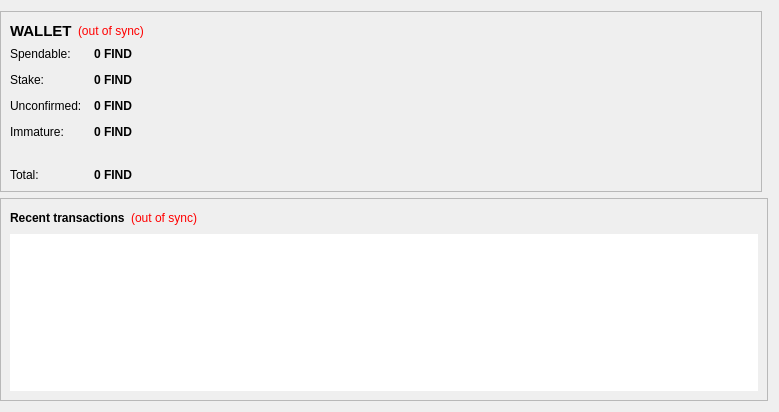
<?xml version="1.0" encoding="UTF-8"?>
<ui version="4.0">
 <class>OverviewPage</class>
 <widget class="QWidget" name="OverviewPage">
  <property name="geometry">
   <rect>
    <x>0</x>
    <y>0</y>
    <width>779</width>
    <height>412</height>
   </rect>
  </property>
  <property name="windowTitle">
   <string>Form</string>
  </property>
  <layout class="QGridLayout" name="gridLayout">
   <property name="leftMargin">
    <number>0</number>
   </property>
   <item row="0" column="0">
    <widget class="QFrame" name="walletContainer">
     <property name="sizePolicy">
      <sizepolicy hsizetype="Preferred" vsizetype="Maximum">
       <horstretch>0</horstretch>
       <verstretch>0</verstretch>
      </sizepolicy>
     </property>
     <property name="maximumSize">
      <size>
       <width>16777215</width>
       <height>220</height>
      </size>
     </property>
     <property name="frameShape">
      <enum>QFrame::StyledPanel</enum>
     </property>
     <property name="frameShadow">
      <enum>QFrame::Raised</enum>
     </property>
     <layout class="QVBoxLayout" name="verticalLayout_4">
      <item>
       <layout class="QHBoxLayout" name="walletHeader">
        <item>
         <widget class="QLabel" name="label_5">
          <property name="font">
           <font>
            <pointsize>11</pointsize>
            <weight>75</weight>
            <bold>true</bold>
           </font>
          </property>
          <property name="styleSheet">
           <string notr="true">background-color: transparent;</string>
          </property>
          <property name="text">
           <string>WALLET</string>
          </property>
         </widget>
        </item>
        <item>
         <widget class="QLabel" name="labelWalletStatus">
          <property name="toolTip">
           <string>The displayed information may be out of date. Your wallet automatically synchronizes with the FindYouCoin network after a connection is established, but this process has not completed yet.</string>
          </property>
          <property name="styleSheet">
           <string notr="true">QLabel { color: red;Background-color:transparent }</string>
          </property>
          <property name="text">
           <string notr="true">(out of sync)</string>
          </property>
          <property name="alignment">
           <set>Qt::AlignLeading|Qt::AlignLeft|Qt::AlignVCenter</set>
          </property>
         </widget>
        </item>
        <item>
         <spacer name="horizontalSpacer_2">
          <property name="orientation">
           <enum>Qt::Horizontal</enum>
          </property>
          <property name="sizeHint" stdset="0">
           <size>
            <width>40</width>
            <height>20</height>
           </size>
          </property>
         </spacer>
        </item>
       </layout>
      </item>
      <item>
       <layout class="QFormLayout" name="walletStatus">
        <property name="fieldGrowthPolicy">
         <enum>QFormLayout::AllNonFixedFieldsGrow</enum>
        </property>
        <property name="horizontalSpacing">
         <number>12</number>
        </property>
        <property name="verticalSpacing">
         <number>12</number>
        </property>
        <item row="0" column="0">
         <widget class="QLabel" name="label">
          <property name="styleSheet">
           <string notr="true">background-color: transparent;</string>
          </property>
          <property name="text">
           <string>Spendable:</string>
          </property>
         </widget>
        </item>
        <item row="0" column="1">
         <widget class="QLabel" name="labelBalance">
          <property name="font">
           <font>
            <weight>75</weight>
            <bold>true</bold>
           </font>
          </property>
          <property name="cursor">
           <cursorShape>IBeamCursor</cursorShape>
          </property>
          <property name="toolTip">
           <string>Your current spendable balance</string>
          </property>
          <property name="styleSheet">
           <string notr="true"/>
          </property>
          <property name="text">
           <string notr="true">0 FIND</string>
          </property>
          <property name="textInteractionFlags">
           <set>Qt::LinksAccessibleByMouse|Qt::TextSelectableByKeyboard|Qt::TextSelectableByMouse</set>
          </property>
         </widget>
        </item>
        <item row="1" column="0">
         <widget class="QLabel" name="label_6">
          <property name="styleSheet">
           <string notr="true">background-color: transparent;</string>
          </property>
          <property name="text">
           <string>Stake:</string>
          </property>
         </widget>
        </item>
        <item row="1" column="1">
         <widget class="QLabel" name="labelStake">
          <property name="font">
           <font>
            <weight>75</weight>
            <bold>true</bold>
           </font>
          </property>
          <property name="cursor">
           <cursorShape>IBeamCursor</cursorShape>
          </property>
          <property name="toolTip">
           <string>Total of coins that was staked, and do not yet count toward the current balance</string>
          </property>
          <property name="text">
           <string notr="true">0 FIND</string>
          </property>
          <property name="textInteractionFlags">
           <set>Qt::LinksAccessibleByMouse|Qt::TextSelectableByKeyboard|Qt::TextSelectableByMouse</set>
          </property>
         </widget>
        </item>
        <item row="2" column="0">
         <widget class="QLabel" name="label_3">
          <property name="styleSheet">
           <string notr="true">background-color: transparent;</string>
          </property>
          <property name="text">
           <string>Unconfirmed:</string>
          </property>
         </widget>
        </item>
        <item row="2" column="1">
         <widget class="QLabel" name="labelUnconfirmed">
          <property name="font">
           <font>
            <weight>75</weight>
            <bold>true</bold>
           </font>
          </property>
          <property name="cursor">
           <cursorShape>IBeamCursor</cursorShape>
          </property>
          <property name="toolTip">
           <string>Total of transactions that have yet to be confirmed, and do not yet count toward the current balance</string>
          </property>
          <property name="text">
           <string notr="true">0 FIND</string>
          </property>
          <property name="textInteractionFlags">
           <set>Qt::LinksAccessibleByMouse|Qt::TextSelectableByKeyboard|Qt::TextSelectableByMouse</set>
          </property>
         </widget>
        </item>
        <item row="3" column="0">
         <widget class="QLabel" name="labelImmatureText">
          <property name="styleSheet">
           <string notr="true">background-color: transparent;</string>
          </property>
          <property name="text">
           <string>Immature:</string>
          </property>
         </widget>
        </item>
        <item row="3" column="1">
         <widget class="QLabel" name="labelImmature">
          <property name="font">
           <font>
            <weight>75</weight>
            <bold>true</bold>
           </font>
          </property>
          <property name="toolTip">
           <string>Mined balance that has not yet matured</string>
          </property>
          <property name="text">
           <string notr="true">0 FIND</string>
          </property>
          <property name="textInteractionFlags">
           <set>Qt::LinksAccessibleByMouse|Qt::TextSelectableByKeyboard|Qt::TextSelectableByMouse</set>
          </property>
         </widget>
        </item>
        <item row="4" column="0">
         <spacer name="verticalSpacer">
          <property name="orientation">
           <enum>Qt::Vertical</enum>
          </property>
          <property name="sizeHint" stdset="0">
           <size>
            <width>20</width>
            <height>40</height>
           </size>
          </property>
         </spacer>
        </item>
        <item row="4" column="1">
         <spacer name="verticalSpacer_2">
          <property name="orientation">
           <enum>Qt::Vertical</enum>
          </property>
          <property name="sizeHint" stdset="0">
           <size>
            <width>20</width>
            <height>40</height>
           </size>
          </property>
         </spacer>
        </item>
        <item row="5" column="0">
         <widget class="QLabel" name="labelTotalText">
          <property name="styleSheet">
           <string notr="true">background-color: transparent;</string>
          </property>
          <property name="text">
           <string>Total:</string>
          </property>
         </widget>
        </item>
        <item row="5" column="1">
         <widget class="QLabel" name="labelTotal">
          <property name="font">
           <font>
            <weight>75</weight>
            <bold>true</bold>
           </font>
          </property>
          <property name="cursor">
           <cursorShape>IBeamCursor</cursorShape>
          </property>
          <property name="toolTip">
           <string>Your current total balance</string>
          </property>
          <property name="text">
           <string notr="true">0 FIND</string>
          </property>
          <property name="textInteractionFlags">
           <set>Qt::LinksAccessibleByMouse|Qt::TextSelectableByKeyboard|Qt::TextSelectableByMouse</set>
          </property>
         </widget>
        </item>
       </layout>
      </item>
     </layout>
    </widget>
   </item>
   <item row="1" column="0" colspan="2">
    <widget class="QFrame" name="transactionContainer">
     <property name="frameShape">
      <enum>QFrame::StyledPanel</enum>
     </property>
     <property name="frameShadow">
      <enum>QFrame::Raised</enum>
     </property>
     <layout class="QVBoxLayout" name="verticalLayout">
      <item>
       <layout class="QHBoxLayout" name="recentTransactionsHeader">
        <item>
         <widget class="QLabel" name="label_4">
          <property name="styleSheet">
           <string notr="true">background-color: transparent;</string>
          </property>
          <property name="text">
           <string>&lt;b&gt;Recent transactions&lt;/b&gt;</string>
          </property>
         </widget>
        </item>
        <item>
         <widget class="QLabel" name="labelTransactionsStatus">
          <property name="toolTip">
           <string>The displayed information may be out of date. Your wallet automatically synchronizes with the FindYouCoin network after a connection is established, but this process has not completed yet.</string>
          </property>
          <property name="styleSheet">
           <string notr="true">QLabel { color: red;Background-color:transparent }</string>
          </property>
          <property name="text">
           <string notr="true">(out of sync)</string>
          </property>
          <property name="alignment">
           <set>Qt::AlignRight|Qt::AlignTrailing|Qt::AlignVCenter</set>
          </property>
         </widget>
        </item>
        <item>
         <spacer name="horizontalSpacer">
          <property name="orientation">
           <enum>Qt::Horizontal</enum>
          </property>
          <property name="sizeHint" stdset="0">
           <size>
            <width>40</width>
            <height>20</height>
           </size>
          </property>
         </spacer>
        </item>
       </layout>
      </item>
      <item>
       <widget class="QListView" name="listTransactions">
        <property name="frameShape">
         <enum>QFrame::NoFrame</enum>
        </property>
        <property name="horizontalScrollBarPolicy">
         <enum>Qt::ScrollBarAlwaysOff</enum>
        </property>
        <property name="editTriggers">
         <set>QAbstractItemView::NoEditTriggers</set>
        </property>
        <property name="selectionMode">
         <enum>QAbstractItemView::NoSelection</enum>
        </property>
       </widget>
      </item>
     </layout>
    </widget>
   </item>
  </layout>
 </widget>
 <resources/>
 <connections/>
</ui>
